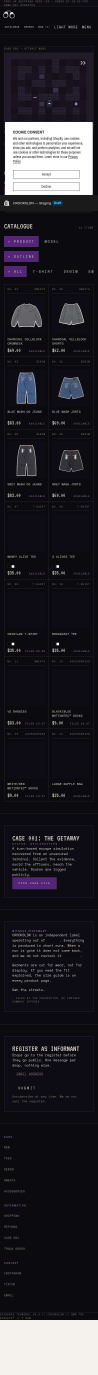
#> input picture theme-gauntlet/captures/new/edge-slow4g/mobile/step-01-slow4g-home-at-3s.jpg, 390 x 5498 px (shown at 1/4 size); its folder holds only this picture in this run
$ python make-folds.py
#> lines starting #> are read from the running program, lines starting #| are printed output that depends on the picture
"""Crop the first-viewport 'fold' from each session's first screenshot -> fold-first.jpg
Five-second tests must be answered from these (what a visitor sees before scrolling)."""
import os, json
from PIL import Image
ROOT = os.path.dirname(os.path.dirname(os.path.abspath(__file__)))
CAP = os.path.join(ROOT, 'captures')
made = 0
for theme in os.listdir(CAP):
    tdir = os.path.join(CAP, theme)
    if not os.path.isdir(tdir): continue
    for journey in os.listdir(tdir):
        jdir = os.path.join(tdir, journey)
        for device in os.listdir(jdir):
            ddir = os.path.join(jdir, device)
            if not os.path.isdir(ddir): continue
            steps = sorted(f for f in os.listdir(ddir) if f.startswith('step-01'))
            if not steps: continue
            src = os.path.join(ddir, steps[0])
            fold_h = 844 if device == 'mobile' else 900
            try:
                im = Image.open(src)
#> im is the input picture: PIL image 390x5498 RGB; mean R, G, B 38.6, 37, 43.1
                im.crop((0, 0, im.width, min(fold_h, im.height))).save(os.path.join(ddir, 'fold-first.jpg'), quality=72)
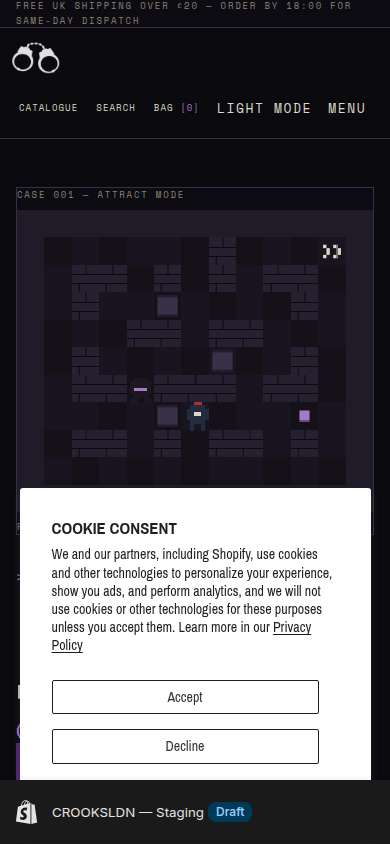
#> saved as fold-first.jpg: PIL image 390x844 RGB; mean R, G, B 90.9, 88.9, 94.3
                made += 1
            except Exception as e:
                print('fail', src, e)
print('folds made:', made)

$ run again, on theme-gauntlet/captures/new/edge-zoom/desktop/step-01-zoom-home-200pct.jpg
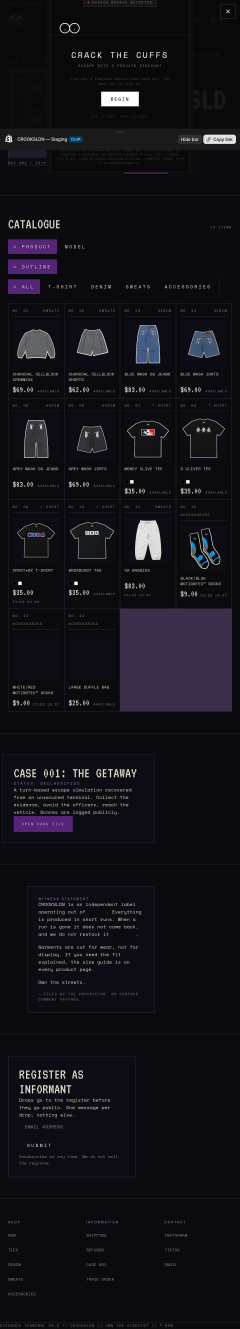
#> input picture theme-gauntlet/captures/new/edge-zoom/desktop/step-01-zoom-home-200pct.jpg, 1440 x 7969 px (shown at 1/6 size)
#> im is the input picture: PIL image 1440x7969 RGB; mean R, G, B 19.6, 18, 24.3
#> `im.crop((0, 0, im.width, min(fold_h, im.height))).save(os.path.join(dd..`:
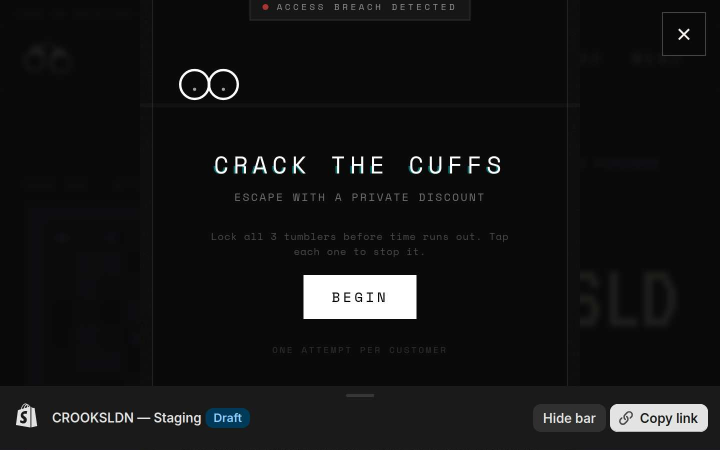
#> saved as fold-first.jpg: PIL image 1440x900 RGB (shown at 1/2 size); mean R, G, B 19.7, 19.9, 20.1
